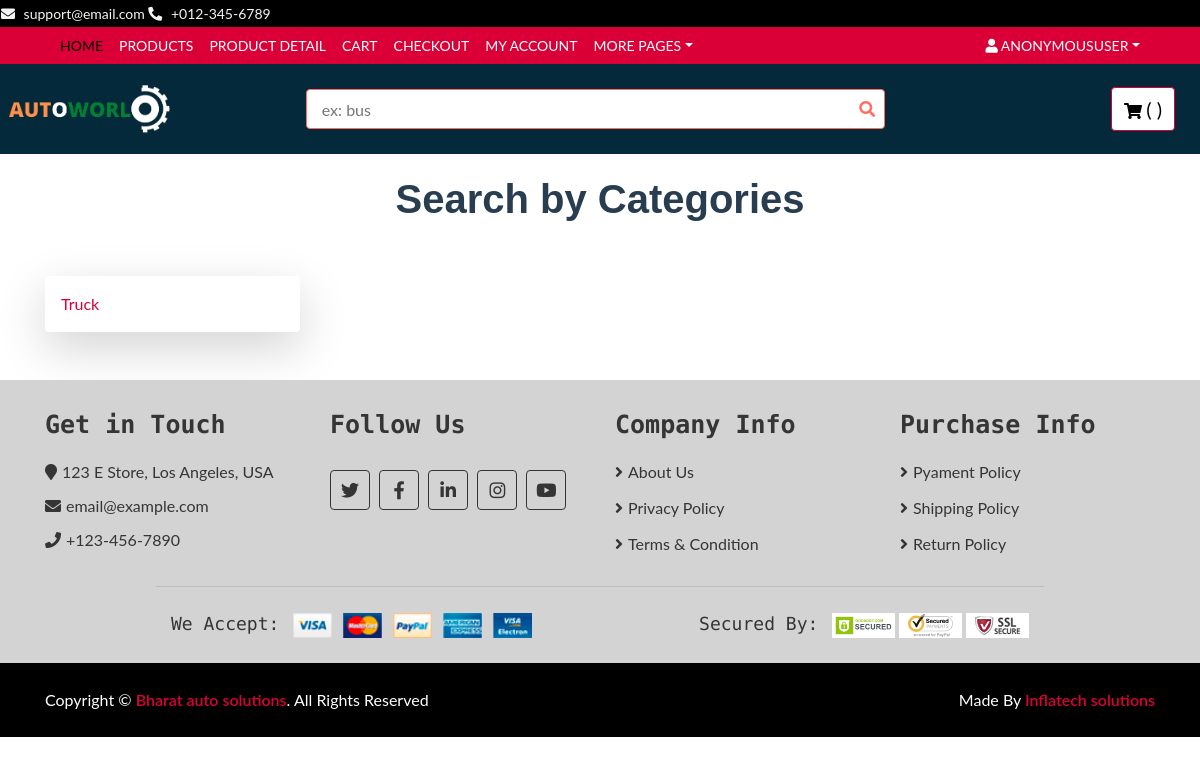
Page /type/ on the earlier database version.
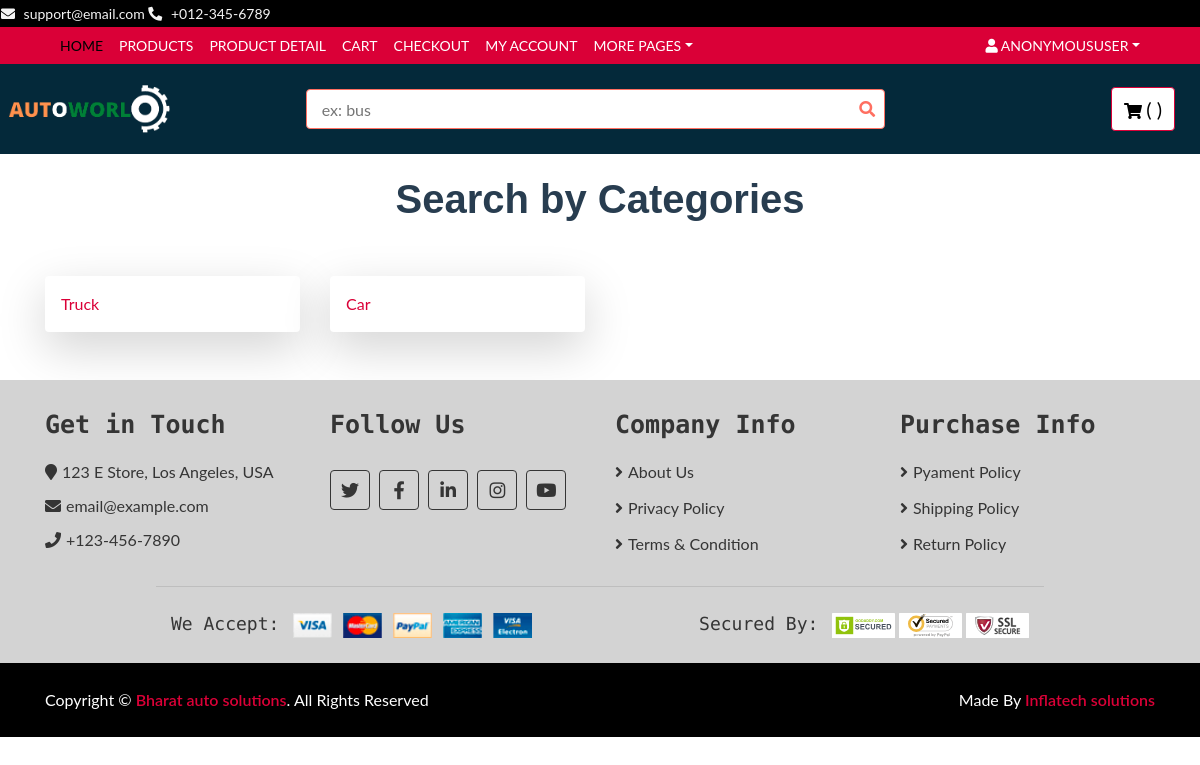
Same page on the later database version.
### base/models.py (models this page shows, shortened)
class TypeOfVehicle(models.Model):
    type_of=models.CharField(max_length=200, unique=True, null=False)
    slug=models.SlugField(blank=True, null=True)
    def __str__(self):
        return str(self.type_of)

### base/views.py (the view)
# urls.py: path('type/', views.type, name='type'),
def type(request, slug=None,  *args, **kwargs):
    if slug is not None:
        manu=Manufacturer.objects.filter(slug=slug)
        print(manu)
        print(slug)
        print("working")
        return HttpResponse('hello world')
    vehicletype=TypeOfVehicle.objects.all()
    context={'Vtype':vehicletype}
    return render(request, 'type.html', context)

### templates/type.html
{% extends 'base.html' %}
{% block content %}
<div class="container">
    <div class="product">
        <div class="section-header">
            <h1>Search by Categories</h1>
        </div>
        <div class="row">
            {% for i in Vtype %}
            <div class="col-md-3">
                <a href="{% url 'brand' slug=i.slug  pk=i.id %}">
                    <div class="shadow-lg p-3 mb-5 bg-white rounded">{{i}}</div></a>
            </div>
            {% endfor %}
        </div>
        </div>
    </div>
    {% endblock %}

Differences in the rows shown:
added TypeOfVehicle: type_of "Car"
